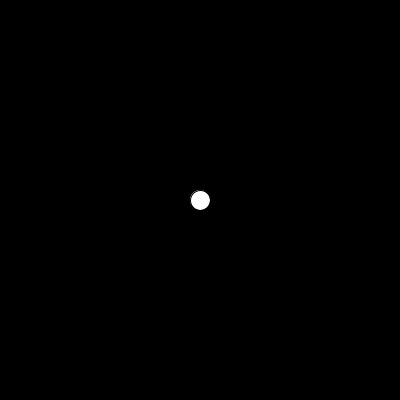
Frame 1 (no input)
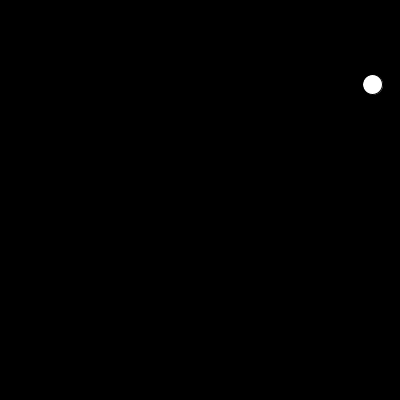
Frame 60 (the mouse pressed at the canvas centre just before this capture)
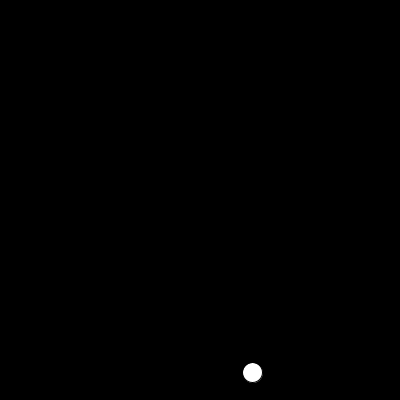
Frame 120 (the mouse held since frame 60 and released just before this capture)

The Processing sketch that drew these frames (run headless with seeded random() and noise(); from frame 60 on, the mouse is pressed at the canvas centre):

// Processing sketch: GUILHERME_ALMEIDA_EX1
// ── GUILHERME_ALMEIDA_EX1.pde
/*
Guilherme Almeida de Souza - 22/11/2008
Design - Turma 3
 */
float bolinhaX = 200;
float bolinhaY = 200;
float velX = random (-10,10);
float velY = random (-10,10);
void setup(){
  size(400,400);
  smooth();
  background(0);
}
void draw(){
  background(0);
  ellipse (bolinhaX, bolinhaY, 20, 20);
  if(bolinhaX > 0 && bolinhaX < 400){
    bolinhaX += velX;
  }
  else{
    velX = velX * -1;
    bolinhaX += 2 * velX;
  }
  if(bolinhaY>0 && bolinhaY<400){
    bolinhaY += velY;
  }
  else{
    velY = velY * -1;
    bolinhaY += 2 * velY;  
  }
}
